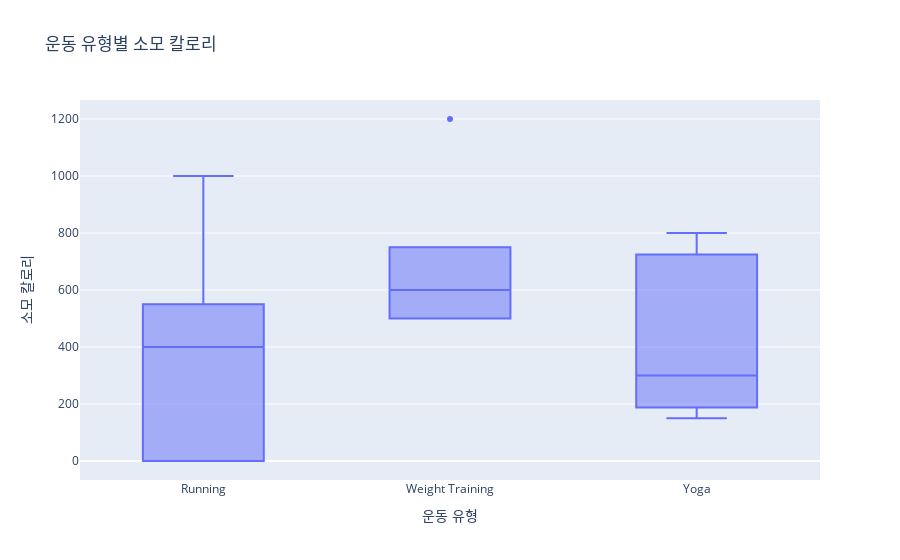

Write notebook code for a chart like this one.
### Code cell
# 운동 유형 vs 소모 칼로리 산점도
fig2 = px.box(data, 
               x='exercise_type', 
               y='calories_burned', 
               title='운동 유형별 소모 칼로리',
               labels={'exercise_type': '운동 유형', 
                       'calories_burned': '소모 칼로리'})
fig2.show()

### Figure 1 — Plotly figure (JSON) as saved in the notebook; plotly's stock layout.template omitted (floating-point values rounded to 4 significant figures)
{"data": [{"alignmentgroup": "True", "hovertemplate": "운동 유형=%{x}<br>소모 칼로리=%{y}<extra></extra>", "legendgroup": "", "marker": {"color": "#636efa"}, "name": "", "notched": false, "offsetgroup": "", "orientation": "v", "showlegend": false, "type": "box", "x": ["Running", "Weight Training", "Yoga", "Running", "Weight Training", "Yoga", "Running", "Weight Training", "Yoga", "Running", "Weight Training", "Yoga", "Running", "Weight Training", "Yoga"], "x0": " ", "xaxis": "x", "y": [400, 500, 200, 0, 600, 800, 1000, 1200, 700, 400, 500, 300, 0, 600, 150], "y0": " ", "yaxis": "y"}], "layout": {"autosize": true, "boxmode": "group", "legend": {"tracegroupgap": 0}, "title": {"text": "운동 유형별 소모 칼로리"}, "xaxis": {"anchor": "y", "autorange": true, "domain": [0, 1], "range": [-0.5, 2.5], "title": {"text": "운동 유형"}, "type": "category"}, "yaxis": {"anchor": "x", "autorange": true, "domain": [0, 1], "range": [-66.67, 1267.0], "title": {"text": "소모 칼로리"}, "type": "linear"}}}
